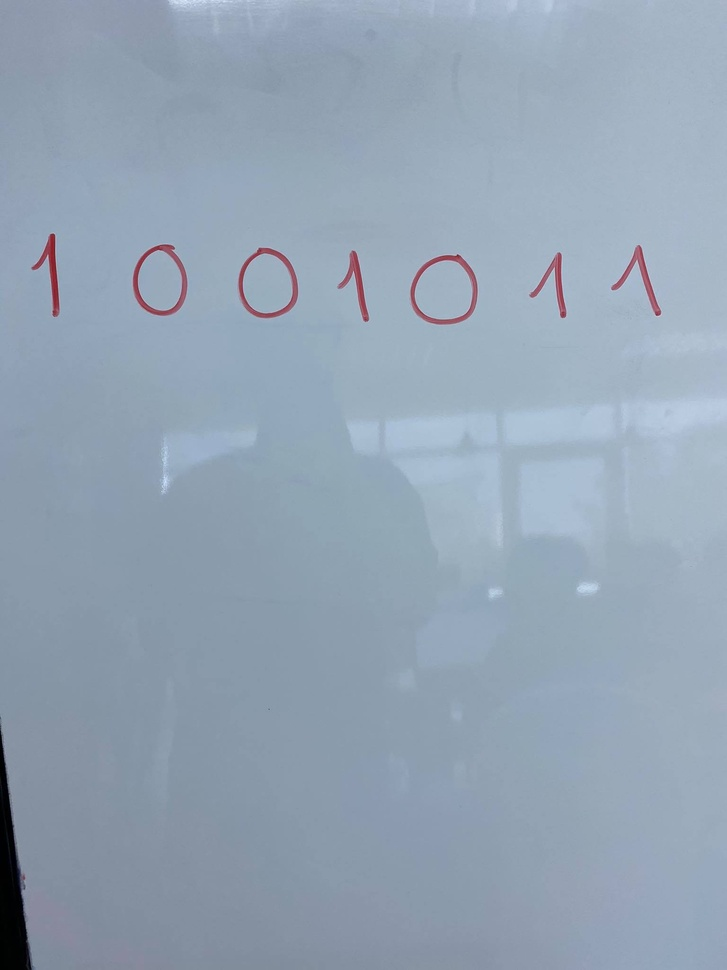
#> input picture img.jpg, 727 x 970 px, shrunk from 1536 x 2048 before the run, given in place of the camera
$ python webcam.py
#> lines starting #> are read from the running program, lines starting #| are printed output that depends on the picture; after the words box and inside, x2 and y2 are one past the last pixel; in counts of white or black regions, pixels touching at a corner belong together
import cv2
vid = cv2.VideoCapture(0)
while (True):
    ret, frame = vid.read()
#> frame is the input picture: shape (970, 727, 3); mean B, G, R 180.4, 163.8, 148.1
    frame = cv2.flip(frame, 1)
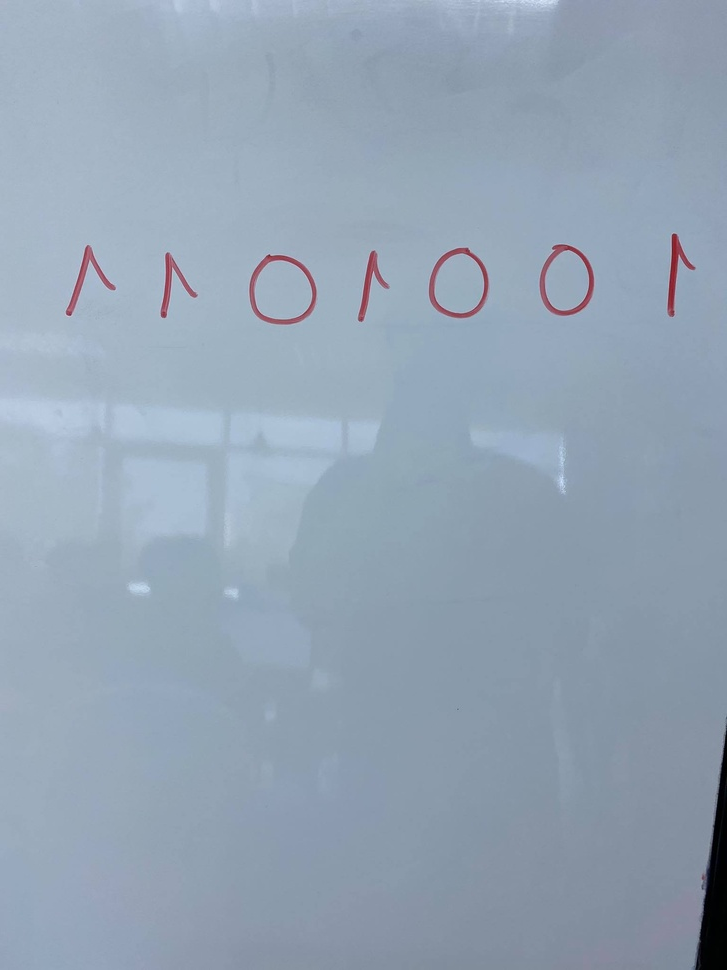
#> frame: shape (970, 727, 3); mean B, G, R 180.4, 163.8, 148.1
    frame_gray = cv2.cvtColor(frame, cv2.COLOR_BGR2GRAY)
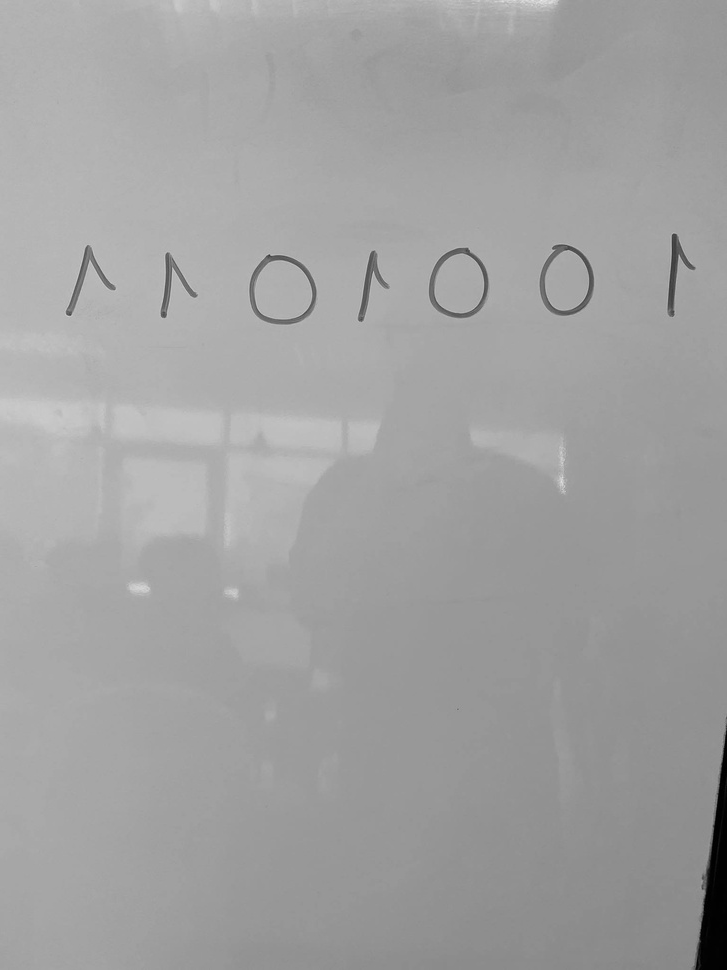
#> frame_gray: shape (970, 727); min 0, max 235, mean 161
    frame_gray = cv2.GaussianBlur(frame_gray, (5, 5), 1)
    _, fr_th = cv2.threshold(frame_gray, 140, 255, cv2.THRESH_BINARY_INV)
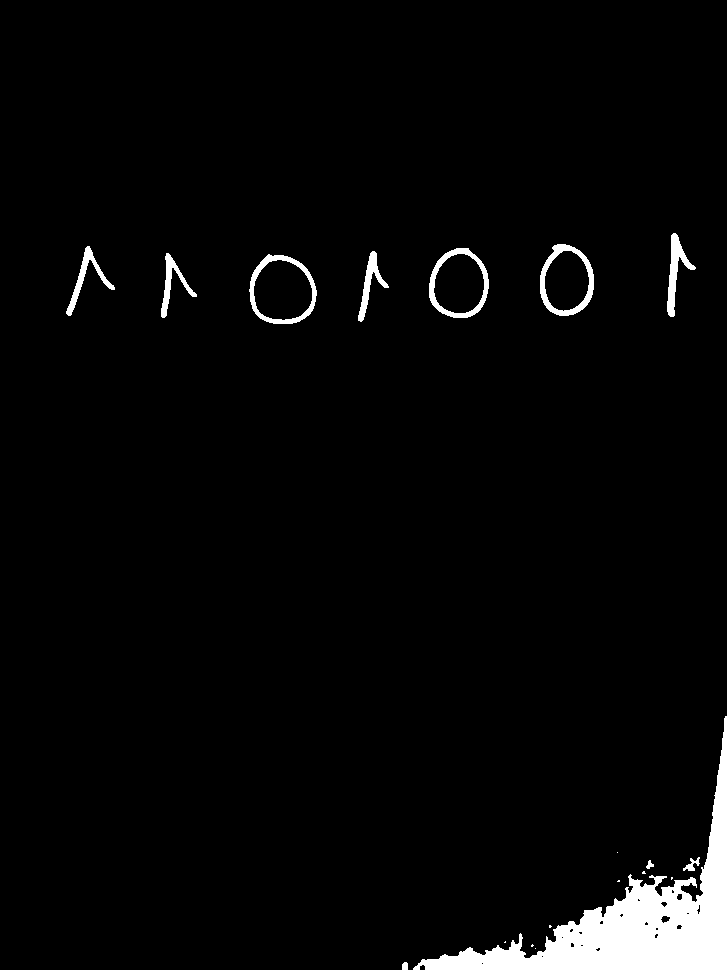
#> fr_th: shape (970, 727); 3.3% white; 19 white regions (8 under 20 px)
    ctns, _ = cv2.findContours(fr_th.copy(), cv2.RETR_EXTERNAL, cv2.CHAIN_APPROX_SIMPLE)
#> ctns = 19 contours, 8 with area under 20; largest, box (x1, y1, x2, y2) and area: (413, 716, 727, 970) 16655, (249, 254, 317, 324) 3648, (429, 248, 489, 318) 3218, (540, 244, 594, 316) 2973, (667, 233, 696, 317) 682
    rects = [cv2.boundingRect(ctr) for ctr in ctns]
#> rects = 19 items, first 6: (402, 962, 6, 8), (535, 948, 1, 1), (531, 944, 3, 3), (504, 941, 2, 2), (549, 925, 3, 3), (617, 880, 3, 2)
    for rect in rects:
        cv2.rectangle(frame, (rect[0], rect[1]), (rect[0] + rect[2], rect[1] + rect[3]), (0, 0, 255), 3)
#> this loop made 19 passes
#> rect on passes 1 to 12: (402, 962, 6, 8), (535, 948, 1, 1), (531, 944, 3, 3), (504, 941, 2, 2), (549, 925, 3, 3), (617, 880, 3, 2), (671, 877, 2, 3), (642, 871, 4, 3), (646, 860, 8, 9), (683, 857, 17, 14), (617, 852, 1, 1), (413, 716, 314, 254)
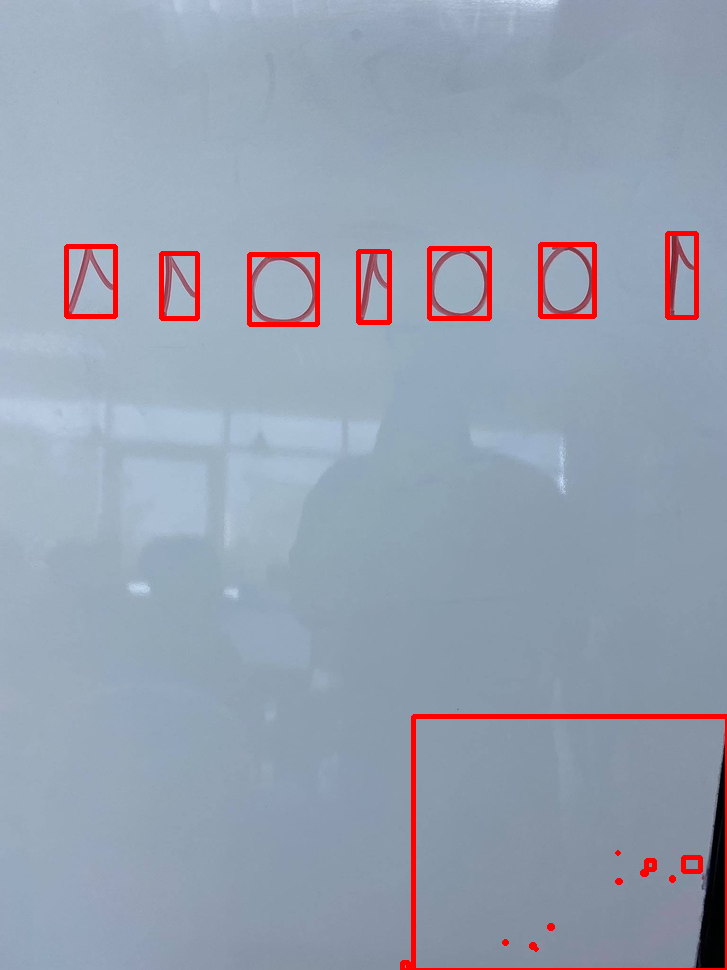
#> frame: shape (970, 727, 3); 1.85% of pixels changed, all inside (x1, y1, x2, y2) = (64, 231, 727, 970)
    cv2.imshow('frame', frame)
    if cv2.waitKey(1) & 0xFF == ord('q'):
#> (key q is pressed here)
        break
vid.release()
cv2.destroyAllWindows()
